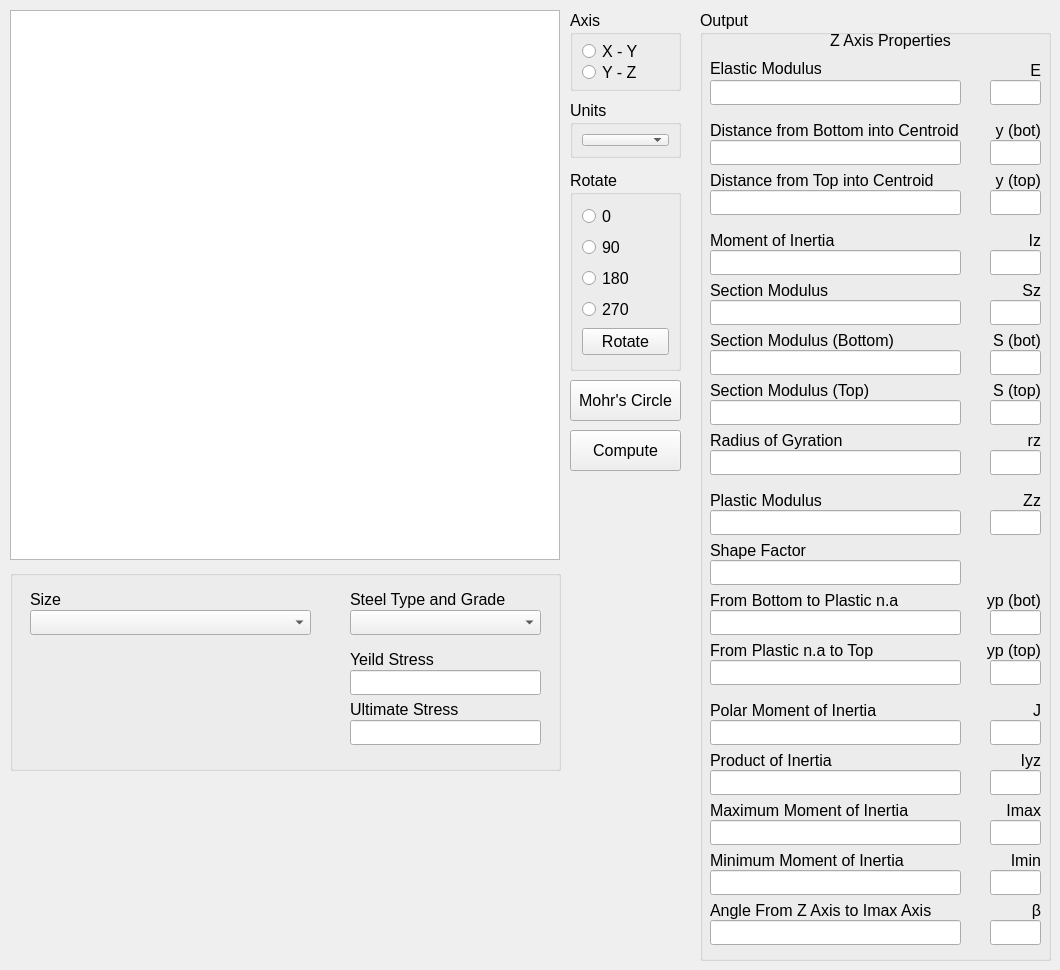
  <widget class="QWidget" name="centralwidget">
   <widget class="QGraphicsView" name="graphicsView">
    <property name="geometry">
     <rect>
      <x>10</x>
      <y>10</y>
      <width>550</width>
      <height>550</height>
     </rect>
    </property>
    <property name="sizePolicy">
     <sizepolicy hsizetype="Fixed" vsizetype="Fixed">
      <horstretch>0</horstretch>
      <verstretch>0</verstretch>
     </sizepolicy>
    </property>
    <property name="font">
     <font>
      <pointsize>12</pointsize>
     </font>
    </property>
   </widget>
   <widget class="QPushButton" name="pushButton">
    <property name="geometry">
     <rect>
      <x>570</x>
      <y>380</y>
      <width>111</width>
      <height>41</height>
     </rect>
    </property>
    <property name="font">
     <font>
      <pointsize>12</pointsize>
     </font>
    </property>
    <property name="text">
     <string>Mohr's Circle</string>
    </property>
   </widget>
   <widget class="QPushButton" name="computeMOI">
    <property name="geometry">
     <rect>
      <x>570</x>
      <y>430</y>
      <width>111</width>
      <height>41</height>
     </rect>
    </property>
    <property name="font">
     <font>
      <pointsize>12</pointsize>
     </font>
    </property>
    <property name="text">
     <string>Compute</string>
    </property>
   </widget>
   <widget class="QGroupBox" name="groupBox">
    <property name="geometry">
     <rect>
      <x>570</x>
      <y>10</y>
      <width>111</width>
      <height>81</height>
     </rect>
    </property>
    <property name="font">
     <font>
      <pointsize>12</pointsize>
     </font>
    </property>
    <property name="title">
     <string>Axis</string>
    </property>
    <layout class="QVBoxLayout" name="verticalLayout_2">
     <item>
      <widget class="QRadioButton" name="xyaxis_2">
       <property name="font">
        <font>
         <pointsize>12</pointsize>
        </font>
       </property>
       <property name="text">
        <string>X - Y</string>
       </property>
      </widget>
     </item>
     <item>
      <widget class="QRadioButton" name="yzaxis_2">
       <property name="font">
        <font>
         <pointsize>12</pointsize>
        </font>
       </property>
       <property name="text">
        <string>Y - Z </string>
       </property>
      </widget>
     </item>
    </layout>
   </widget>
   <widget class="QGroupBox" name="groupBox_2">
    <property name="geometry">
     <rect>
      <x>570</x>
      <y>100</y>
      <width>111</width>
      <height>58</height>
     </rect>
    </property>
    <property name="font">
     <font>
      <pointsize>12</pointsize>
     </font>
    </property>
    <property name="title">
     <string>Units</string>
    </property>
    <layout class="QVBoxLayout" name="verticalLayout">
     <item>
      <widget class="QComboBox" name="Unitscombobox">
       <property name="font">
        <font>
         <pointsize>12</pointsize>
        </font>
       </property>
      </widget>
     </item>
    </layout>
   </widget>
   <widget class="QGroupBox" name="groupBox_3">
    <property name="geometry">
     <rect>
      <x>570</x>
      <y>170</y>
      <width>111</width>
      <height>201</height>
     </rect>
    </property>
    <property name="font">
     <font>
      <pointsize>12</pointsize>
     </font>
    </property>
    <property name="title">
     <string>Rotate</string>
    </property>
    <layout class="QVBoxLayout" name="verticalLayout_3">
     <item>
      <widget class="QRadioButton" name="rotate0deg">
       <property name="font">
        <font>
         <pointsize>12</pointsize>
        </font>
       </property>
       <property name="text">
        <string>0 </string>
       </property>
      </widget>
     </item>
     <item>
      <widget class="QRadioButton" name="rotate90deg">
       <property name="font">
        <font>
         <pointsize>12</pointsize>
        </font>
       </property>
       <property name="text">
        <string>90</string>
       </property>
      </widget>
     </item>
     <item>
      <widget class="QRadioButton" name="rotate180deg">
       <property name="font">
        <font>
         <pointsize>12</pointsize>
        </font>
       </property>
       <property name="text">
        <string>180</string>
       </property>
      </widget>
     </item>
     <item>
      <widget class="QRadioButton" name="rotate270deg">
       <property name="font">
        <font>
         <pointsize>12</pointsize>
        </font>
       </property>
       <property name="text">
        <string>270</string>
       </property>
      </widget>
     </item>
     <item>
      <widget class="QPushButton" name="rotate">
       <property name="font">
        <font>
         <pointsize>12</pointsize>
        </font>
       </property>
       <property name="text">
        <string>Rotate</string>
       </property>
      </widget>
     </item>
    </layout>
   </widget>
   <widget class="QGroupBox" name="groupBox_5">
    <property name="geometry">
     <rect>
      <x>10</x>
      <y>570</y>
      <width>551</width>
      <height>201</height>
     </rect>
    </property>
    <property name="font">
     <font>
      <pointsize>12</pointsize>
     </font>
    </property>
    <property name="title">
     <string/>
    </property>
    <widget class="QLabel" name="label_7">
     <property name="geometry">
      <rect>
       <x>340</x>
       <y>20</y>
       <width>168</width>
       <height>19</height>
      </rect>
     </property>
     <property name="font">
      <font>
       <pointsize>12</pointsize>
      </font>
     </property>
     <property name="text">
      <string>Steel Type and Grade</string>
     </property>
    </widget>
    <widget class="QComboBox" name="Matlelasticmodulus_2">
     <property name="geometry">
      <rect>
       <x>340</x>
       <y>40</y>
       <width>191</width>
       <height>25</height>
      </rect>
     </property>
     <property name="font">
      <font>
       <pointsize>12</pointsize>
      </font>
     </property>
    </widget>
    <widget class="QComboBox" name="shapesize">
     <property name="geometry">
      <rect>
       <x>20</x>
       <y>40</y>
       <width>281</width>
       <height>25</height>
      </rect>
     </property>
    </widget>
    <widget class="QLabel" name="label_8">
     <property name="geometry">
      <rect>
       <x>20</x>
       <y>20</y>
       <width>31</width>
       <height>19</height>
      </rect>
     </property>
     <property name="font">
      <font>
       <pointsize>12</pointsize>
      </font>
     </property>
     <property name="text">
      <string>Size </string>
     </property>
    </widget>
    <widget class="QLineEdit" name="yeildstress">
     <property name="geometry">
      <rect>
       <x>340</x>
       <y>100</y>
       <width>191</width>
       <height>25</height>
      </rect>
     </property>
     <property name="text">
      <string/>
     </property>
     <property name="readOnly">
      <bool>true</bool>
     </property>
    </widget>
    <widget class="QLabel" name="label_9">
     <property name="geometry">
      <rect>
       <x>340</x>
       <y>80</y>
       <width>168</width>
       <height>19</height>
      </rect>
     </property>
     <property name="font">
      <font>
       <pointsize>12</pointsize>
      </font>
     </property>
     <property name="text">
      <string>Yeild Stress</string>
     </property>
    </widget>
    <widget class="QLabel" name="label_10">
     <property name="geometry">
      <rect>
       <x>340</x>
       <y>130</y>
       <width>168</width>
       <height>19</height>
      </rect>
     </property>
     <property name="font">
      <font>
       <pointsize>12</pointsize>
      </font>
     </property>
     <property name="text">
      <string>Ultimate Stress</string>
     </property>
    </widget>
    <widget class="QLineEdit" name="ultimatestress">
     <property name="geometry">
      <rect>
       <x>340</x>
       <y>150</y>
       <width>191</width>
       <height>25</height>
      </rect>
     </property>
     <property name="text">
      <string/>
     </property>
     <property name="readOnly">
      <bool>true</bool>
     </property>
    </widget>
   </widget>
   <widget class="QGroupBox" name="groupBox_4">
    <property name="geometry">
     <rect>
      <x>700</x>
      <y>10</y>
      <width>351</width>
      <height>951</height>
     </rect>
    </property>
    <property name="font">
     <font>
      <pointsize>12</pointsize>
     </font>
    </property>
    <property name="title">
     <string>Output</string>
    </property>
    <widget class="QLabel" name="AxisProperties">
     <property name="geometry">
      <rect>
       <x>10</x>
       <y>20</y>
       <width>361</width>
       <height>21</height>
      </rect>
     </property>
     <property name="layoutDirection">
      <enum>Qt::LeftToRight</enum>
     </property>
     <property name="text">
      <string>Z Axis Properties</string>
     </property>
     <property name="alignment">
      <set>Qt::AlignCenter</set>
     </property>
    </widget>
    <widget class="QLabel" name="elasticmoduluslabel">
     <property name="geometry">
      <rect>
       <x>10</x>
       <y>50</y>
       <width>111</width>
       <height>16</height>
      </rect>
     </property>
     <property name="text">
      <string>Elastic Modulus</string>
     </property>
    </widget>
    <widget class="QLineEdit" name="elasticmod">
     <property name="geometry">
      <rect>
       <x>10</x>
       <y>70</y>
       <width>251</width>
       <height>25</height>
      </rect>
     </property>
     <property name="text">
      <string/>
     </property>
     <property name="readOnly">
      <bool>true</bool>
     </property>
    </widget>
    <widget class="QLineEdit" name="elasticmodunits">
     <property name="geometry">
      <rect>
       <x>290</x>
       <y>70</y>
       <width>51</width>
       <height>25</height>
      </rect>
     </property>
    </widget>
    <widget class="QLabel" name="elasticmodvar">
     <property name="geometry">
      <rect>
       <x>290</x>
       <y>50</y>
       <width>51</width>
       <height>21</height>
      </rect>
     </property>
     <property name="text">
      <string>E</string>
     </property>
     <property name="alignment">
      <set>Qt::AlignRight|Qt::AlignTrailing|Qt::AlignVCenter</set>
     </property>
    </widget>
    <widget class="QLineEdit" name="bottomtocentroid">
     <property name="geometry">
      <rect>
       <x>10</x>
       <y>130</y>
       <width>251</width>
       <height>25</height>
      </rect>
     </property>
     <property name="text">
      <string/>
     </property>
     <property name="readOnly">
      <bool>true</bool>
     </property>
    </widget>
    <widget class="QLabel" name="bottomtocentroidlabel">
     <property name="geometry">
      <rect>
       <x>10</x>
       <y>110</y>
       <width>261</width>
       <height>21</height>
      </rect>
     </property>
     <property name="text">
      <string>Distance from Bottom into Centroid </string>
     </property>
     <property name="wordWrap">
      <bool>false</bool>
     </property>
    </widget>
    <widget class="QLabel" name="bottomtocentroidvar">
     <property name="geometry">
      <rect>
       <x>290</x>
       <y>110</y>
       <width>51</width>
       <height>21</height>
      </rect>
     </property>
     <property name="text">
      <string>y (bot)</string>
     </property>
     <property name="alignment">
      <set>Qt::AlignRight|Qt::AlignTrailing|Qt::AlignVCenter</set>
     </property>
    </widget>
    <widget class="QLineEdit" name="toptocentroidunits">
     <property name="geometry">
      <rect>
       <x>290</x>
       <y>180</y>
       <width>51</width>
       <height>25</height>
      </rect>
     </property>
    </widget>
    <widget class="QLineEdit" name="toptocentroid">
     <property name="geometry">
      <rect>
       <x>10</x>
       <y>180</y>
       <width>251</width>
       <height>25</height>
      </rect>
     </property>
     <property name="text">
      <string/>
     </property>
     <property name="readOnly">
      <bool>true</bool>
     </property>
    </widget>
    <widget class="QLabel" name="toptocentroidlabel">
     <property name="geometry">
      <rect>
       <x>10</x>
       <y>160</y>
       <width>231</width>
       <height>21</height>
      </rect>
     </property>
     <property name="text">
      <string>Distance from Top into Centroid </string>
     </property>
     <property name="wordWrap">
      <bool>false</bool>
     </property>
    </widget>
    <widget class="QLabel" name="toptocentroidvar">
     <property name="geometry">
      <rect>
       <x>290</x>
       <y>160</y>
       <width>51</width>
       <height>21</height>
      </rect>
     </property>
     <property name="text">
      <string>y (top)</string>
     </property>
     <property name="alignment">
      <set>Qt::AlignRight|Qt::AlignTrailing|Qt::AlignVCenter</set>
     </property>
    </widget>
    <widget class="QLabel" name="MOIlabel">
     <property name="geometry">
      <rect>
       <x>290</x>
       <y>220</y>
       <width>51</width>
       <height>21</height>
      </rect>
     </property>
     <property name="text">
      <string>Iz</string>
     </property>
     <property name="alignment">
      <set>Qt::AlignRight|Qt::AlignTrailing|Qt::AlignVCenter</set>
     </property>
    </widget>
    <widget class="QLineEdit" name="MOI">
     <property name="geometry">
      <rect>
       <x>10</x>
       <y>240</y>
       <width>251</width>
       <height>25</height>
      </rect>
     </property>
     <property name="text">
      <string/>
     </property>
     <property name="readOnly">
      <bool>true</bool>
     </property>
    </widget>
    <widget class="QLineEdit" name="MOIunits">
     <property name="geometry">
      <rect>
       <x>290</x>
       <y>240</y>
       <width>51</width>
       <height>25</height>
      </rect>
     </property>
    </widget>
    <widget class="QLabel" name="MOIlabel_2">
     <property name="geometry">
      <rect>
       <x>10</x>
       <y>220</y>
       <width>161</width>
       <height>21</height>
      </rect>
     </property>
     <property name="text">
      <string>Moment of Inertia</string>
     </property>
     <property name="wordWrap">
      <bool>false</bool>
     </property>
    </widget>
    <widget class="QLabel" name="sectionmodvar">
     <property name="geometry">
      <rect>
       <x>290</x>
       <y>270</y>
       <width>51</width>
       <height>21</height>
      </rect>
     </property>
     <property name="text">
      <string>Sz</string>
     </property>
     <property name="alignment">
      <set>Qt::AlignRight|Qt::AlignTrailing|Qt::AlignVCenter</set>
     </property>
    </widget>
    <widget class="QLineEdit" name="sectionmodunits">
     <property name="geometry">
      <rect>
       <x>290</x>
       <y>290</y>
       <width>51</width>
       <height>25</height>
      </rect>
     </property>
    </widget>
    <widget class="QLabel" name="sectionmodlabel">
     <property name="geometry">
      <rect>
       <x>10</x>
       <y>270</y>
       <width>161</width>
       <height>21</height>
      </rect>
     </property>
     <property name="text">
      <string>Section Modulus</string>
     </property>
     <property name="wordWrap">
      <bool>false</bool>
     </property>
    </widget>
    <widget class="QLineEdit" name="sectionmod">
     <property name="geometry">
      <rect>
       <x>10</x>
       <y>290</y>
       <width>251</width>
       <height>25</height>
      </rect>
     </property>
     <property name="text">
      <string/>
     </property>
     <property name="readOnly">
      <bool>true</bool>
     </property>
    </widget>
    <widget class="QLineEdit" name="sectionmodbottom">
     <property name="geometry">
      <rect>
       <x>10</x>
       <y>340</y>
       <width>251</width>
       <height>25</height>
      </rect>
     </property>
     <property name="text">
      <string/>
     </property>
     <property name="readOnly">
      <bool>true</bool>
     </property>
    </widget>
    <widget class="QLabel" name="sectionmodbottomvar">
     <property name="geometry">
      <rect>
       <x>290</x>
       <y>320</y>
       <width>51</width>
       <height>21</height>
      </rect>
     </property>
     <property name="text">
      <string>S (bot)</string>
     </property>
     <property name="alignment">
      <set>Qt::AlignRight|Qt::AlignTrailing|Qt::AlignVCenter</set>
     </property>
    </widget>
    <widget class="QLabel" name="sectionmodbottomlabel">
     <property name="geometry">
      <rect>
       <x>10</x>
       <y>320</y>
       <width>191</width>
       <height>21</height>
      </rect>
     </property>
     <property name="text">
      <string>Section Modulus (Bottom)</string>
     </property>
     <property name="wordWrap">
      <bool>false</bool>
     </property>
    </widget>
    <widget class="QLineEdit" name="sectionmodbottomunits">
     <property name="geometry">
      <rect>
       <x>290</x>
       <y>340</y>
       <width>51</width>
       <height>25</height>
      </rect>
     </property>
     <property name="text">
      <string/>
     </property>
    </widget>
    <widget class="QLabel" name="sectionmodtopvar">
     <property name="geometry">
      <rect>
       <x>290</x>
       <y>370</y>
       <width>51</width>
       <height>21</height>
      </rect>
     </property>
     <property name="text">
      <string>S (top)</string>
     </property>
     <property name="alignment">
      <set>Qt::AlignRight|Qt::AlignTrailing|Qt::AlignVCenter</set>
     </property>
    </widget>
    <widget class="QLineEdit" name="sectionmodtop">
     <property name="geometry">
      <rect>
       <x>10</x>
       <y>390</y>
       <width>251</width>
       <height>25</height>
      </rect>
     </property>
     <property name="text">
      <string/>
     </property>
     <property name="readOnly">
      <bool>true</bool>
     </property>
    </widget>
    <widget class="QLabel" name="sectionmodtoplabel">
     <property name="geometry">
      <rect>
       <x>10</x>
       <y>370</y>
       <width>161</width>
       <height>21</height>
      </rect>
     </property>
     <property name="text">
      <string>Section Modulus (Top)</string>
     </property>
     <property name="wordWrap">
      <bool>false</bool>
     </property>
    </widget>
    <widget class="QLineEdit" name="sectionmodtopunits">
     <property name="geometry">
      <rect>
       <x>290</x>
       <y>390</y>
       <width>51</width>
       <height>25</height>
      </rect>
     </property>
     <property name="text">
      <string/>
     </property>
    </widget>
    <widget class="QLineEdit" name="radofgyration">
     <property name="geometry">
      <rect>
       <x>10</x>
       <y>440</y>
       <width>251</width>
       <height>25</height>
      </rect>
     </property>
     <property name="text">
      <string/>
     </property>
     <property name="readOnly">
      <bool>true</bool>
     </property>
    </widget>
    <widget class="QLabel" name="radofgyrationlabel">
     <property name="geometry">
      <rect>
       <x>10</x>
       <y>420</y>
       <width>161</width>
       <height>21</height>
      </rect>
     </property>
     <property name="text">
      <string>Radius of Gyration</string>
     </property>
     <property name="wordWrap">
      <bool>false</bool>
     </property>
    </widget>
    <widget class="QLabel" name="radofgyrationvar">
     <property name="geometry">
      <rect>
       <x>290</x>
       <y>420</y>
       <width>51</width>
       <height>21</height>
      </rect>
     </property>
     <property name="text">
      <string>rz</string>
     </property>
     <property name="alignment">
      <set>Qt::AlignRight|Qt::AlignTrailing|Qt::AlignVCenter</set>
     </property>
    </widget>
    <widget class="QLineEdit" name="radofgyrationunits">
     <property name="geometry">
      <rect>
       <x>290</x>
       <y>440</y>
       <width>51</width>
       <height>25</height>
      </rect>
     </property>
     <property name="text">
      <string/>
     </property>
    </widget>
    <widget class="QLineEdit" name="plasticmod">
     <property name="geometry">
      <rect>
       <x>10</x>
       <y>500</y>
       <width>251</width>
       <height>25</height>
      </rect>
     </property>
     <property name="text">
      <string/>
     </property>
     <property name="readOnly">
      <bool>true</bool>
     </property>
    </widget>
    <widget class="QLabel" name="plasticmodvar">
     <property name="geometry">
      <rect>
       <x>290</x>
       <y>480</y>
       <width>51</width>
       <height>21</height>
      </rect>
     </property>
     <property name="text">
      <string>Zz</string>
     </property>
     <property name="alignment">
      <set>Qt::AlignRight|Qt::AlignTrailing|Qt::AlignVCenter</set>
     </property>
    </widget>
    <widget class="QLabel" name="plasticmodlabel">
     <property name="geometry">
      <rect>
       <x>10</x>
       <y>480</y>
       <width>161</width>
       <height>21</height>
      </rect>
     </property>
     <property name="text">
      <string>Plastic Modulus</string>
     </property>
     <property name="wordWrap">
      <bool>false</bool>
     </property>
    </widget>
    <widget class="QLineEdit" name="plasticmodunits">
     <property name="geometry">
      <rect>
       <x>290</x>
       <y>500</y>
       <width>51</width>
       <height>25</height>
      </rect>
     </property>
     <property name="text">
      <string/>
     </property>
    </widget>
    <widget class="QLineEdit" name="bottomtoplastic">
     <property name="geometry">
      <rect>
       <x>10</x>
       <y>600</y>
       <width>251</width>
       <height>25</height>
      </rect>
     </property>
     <property name="text">
      <string/>
     </property>
     <property name="readOnly">
      <bool>true</bool>
     </property>
    </widget>
    <widget class="QLabel" name="plasticlabel">
     <property name="geometry">
      <rect>
       <x>10</x>
       <y>580</y>
       <width>201</width>
       <height>21</height>
      </rect>
     </property>
     <property name="text">
      <string>From Bottom to Plastic n.a</string>
     </property>
     <property name="wordWrap">
      <bool>false</bool>
     </property>
    </widget>
    <widget class="QLabel" name="plastictotoplabel">
     <property name="geometry">
      <rect>
       <x>10</x>
       <y>630</y>
       <width>171</width>
       <height>21</height>
      </rect>
     </property>
     <property name="text">
      <string>From Plastic n.a to Top</string>
     </property>
     <property name="wordWrap">
      <bool>false</bool>
     </property>
    </widget>
    <widget class="QLineEdit" name="plastictotopunits">
     <property name="geometry">
      <rect>
       <x>290</x>
       <y>650</y>
       <width>51</width>
       <height>25</height>
      </rect>
     </property>
     <property name="text">
      <string/>
     </property>
    </widget>
    <widget class="QLineEdit" name="plastictotop">
     <property name="geometry">
      <rect>
       <x>10</x>
       <y>650</y>
       <width>251</width>
       <height>25</height>
      </rect>
     </property>
     <property name="text">
      <string/>
     </property>
     <property name="readOnly">
      <bool>true</bool>
     </property>
    </widget>
    <widget class="QLabel" name="plastictotopvar">
     <property name="geometry">
      <rect>
       <x>280</x>
       <y>630</y>
       <width>61</width>
       <height>21</height>
      </rect>
     </property>
     <property name="text">
      <string>yp (top)</string>
     </property>
     <property name="alignment">
      <set>Qt::AlignRight|Qt::AlignTrailing|Qt::AlignVCenter</set>
     </property>
    </widget>
    <widget class="QLineEdit" name="bottomtocentroidunits">
     <property name="geometry">
      <rect>
       <x>290</x>
       <y>130</y>
       <width>51</width>
       <height>25</height>
      </rect>
     </property>
    </widget>
    <widget class="QLineEdit" name="shapefactor">
     <property name="geometry">
      <rect>
       <x>10</x>
       <y>550</y>
       <width>251</width>
       <height>25</height>
      </rect>
     </property>
     <property name="text">
      <string/>
     </property>
     <property name="readOnly">
      <bool>true</bool>
     </property>
    </widget>
    <widget class="QLabel" name="shapefactorlabel">
     <property name="geometry">
      <rect>
       <x>10</x>
       <y>530</y>
       <width>161</width>
       <height>21</height>
      </rect>
     </property>
     <property name="text">
      <string>Shape Factor</string>
     </property>
     <property name="wordWrap">
      <bool>false</bool>
     </property>
    </widget>
    <widget class="QLineEdit" name="plastictobottomunits">
     <property name="geometry">
      <rect>
       <x>290</x>
       <y>600</y>
       <width>51</width>
       <height>25</height>
      </rect>
     </property>
     <property name="text">
      <string/>
     </property>
    </widget>
    <widget class="QLabel" name="plasticbottomvariable">
     <property name="geometry">
      <rect>
       <x>280</x>
       <y>580</y>
       <width>61</width>
       <height>21</height>
      </rect>
     </property>
     <property name="text">
      <string>yp (bot)</string>
     </property>
     <property name="alignment">
      <set>Qt::AlignRight|Qt::AlignTrailing|Qt::AlignVCenter</set>
     </property>
    </widget>
    <widget class="QLabel" name="polarMOIlabel">
     <property name="geometry">
      <rect>
       <x>10</x>
       <y>690</y>
       <width>171</width>
       <height>21</height>
      </rect>
     </property>
     <property name="text">
      <string>Polar Moment of Inertia</string>
     </property>
     <property name="wordWrap">
      <bool>false</bool>
     </property>
    </widget>
    <widget class="QLabel" name="polarMOIvar">
     <property name="geometry">
      <rect>
       <x>280</x>
       <y>690</y>
       <width>61</width>
       <height>21</height>
      </rect>
     </property>
     <property name="text">
      <string>J</string>
     </property>
     <property name="alignment">
      <set>Qt::AlignRight|Qt::AlignTrailing|Qt::AlignVCenter</set>
     </property>
    </widget>
    <widget class="QLineEdit" name="polarMOIunits">
     <property name="geometry">
      <rect>
       <x>290</x>
       <y>710</y>
       <width>51</width>
       <height>25</height>
      </rect>
     </property>
     <property name="text">
      <string/>
     </property>
    </widget>
    <widget class="QLineEdit" name="polarMOI">
     <property name="geometry">
      <rect>
       <x>10</x>
       <y>710</y>
       <width>251</width>
       <height>25</height>
      </rect>
     </property>
     <property name="text">
      <string/>
     </property>
     <property name="readOnly">
      <bool>true</bool>
     </property>
    </widget>
    <widget class="QLineEdit" name="productofinertia">
     <property name="geometry">
      <rect>
       <x>10</x>
       <y>760</y>
       <width>251</width>
       <height>25</height>
      </rect>
     </property>
     <property name="text">
      <string/>
     </property>
     <property name="readOnly">
      <bool>true</bool>
     </property>
    </widget>
    <widget class="QLabel" name="productofinertialabel">
     <property name="geometry">
      <rect>
       <x>10</x>
       <y>740</y>
       <width>171</width>
       <height>21</height>
      </rect>
     </property>
     <property name="text">
      <string>Product of Inertia</string>
     </property>
     <property name="wordWrap">
      <bool>false</bool>
     </property>
    </widget>
    <widget class="QLineEdit" name="productofinertiaunits">
     <property name="geometry">
      <rect>
       <x>290</x>
       <y>760</y>
       <width>51</width>
       <height>25</height>
      </rect>
     </property>
     <property name="text">
      <string/>
     </property>
    </widget>
    <widget class="QLabel" name="productofinertiavar">
     <property name="geometry">
      <rect>
       <x>280</x>
       <y>740</y>
       <width>61</width>
       <height>21</height>
      </rect>
     </property>
     <property name="text">
      <string>Iyz</string>
     </property>
     <property name="alignment">
      <set>Qt::AlignRight|Qt::AlignTrailing|Qt::AlignVCenter</set>
     </property>
    </widget>
    <widget class="QLabel" name="maxMOIlabel">
     <property name="geometry">
      <rect>
       <x>10</x>
       <y>790</y>
       <width>211</width>
       <height>21</height>
      </rect>
     </property>
     <property name="text">
      <string>Maximum Moment of Inertia</string>
     </property>
     <property name="wordWrap">
      <bool>false</bool>
     </property>
    </widget>
    <widget class="QLabel" name="maxMOIvar">
     <property name="geometry">
      <rect>
       <x>280</x>
       <y>790</y>
       <width>61</width>
       <height>21</height>
      </rect>
     </property>
     <property name="text">
      <string>Imax</string>
     </property>
     <property name="alignment">
      <set>Qt::AlignRight|Qt::AlignTrailing|Qt::AlignVCenter</set>
     </property>
    </widget>
    <widget class="QLineEdit" name="maxMOIunits">
     <property name="geometry">
      <rect>
       <x>290</x>
       <y>810</y>
       <width>51</width>
       <height>25</height>
      </rect>
     </property>
     <property name="text">
      <string/>
     </property>
    </widget>
    <widget class="QLineEdit" name="maxMOI">
     <property name="geometry">
      <rect>
       <x>10</x>
       <y>810</y>
       <width>251</width>
       <height>25</height>
      </rect>
     </property>
     <property name="text">
      <string/>
     </property>
     <property name="readOnly">
      <bool>true</bool>
     </property>
    </widget>
    <widget class="QLineEdit" name="minMOI">
     <property name="geometry">
      <rect>
       <x>10</x>
       <y>860</y>
       <width>251</width>
       <height>25</height>
      </rect>
     </property>
     <property name="text">
      <string/>
     </property>
     <property name="readOnly">
      <bool>true</bool>
     </property>
    </widget>
    <widget class="QLabel" name="minMOIvar">
     <property name="geometry">
      <rect>
       <x>280</x>
       <y>840</y>
       <width>61</width>
       <height>21</height>
      </rect>
     </property>
     <property name="text">
      <string>Imin</string>
     </property>
     <property name="alignment">
      <set>Qt::AlignRight|Qt::AlignTrailing|Qt::AlignVCenter</set>
     </property>
    </widget>
    <widget class="QLabel" name="minMOIlabel">
     <property name="geometry">
      <rect>
       <x>10</x>
       <y>840</y>
       <width>201</width>
       <height>21</height>
      </rect>
     </property>
     <property name="text">
      <string>Minimum Moment of Inertia</string>
     </property>
     <property name="wordWrap">
      <bool>false</bool>
     </property>
    </widget>
    <widget class="QLineEdit" name="minMOIunits">
     <property name="geometry">
      <rect>
       <x>290</x>
       <y>860</y>
       <width>51</width>
       <height>25</height>
      </rect>
     </property>
     <property name="text">
      <string/>
     </property>
    </widget>
    <widget class="QLineEdit" name="axisangle">
     <property name="geometry">
      <rect>
       <x>10</x>
       <y>910</y>
       <width>251</width>
       <height>25</height>
      </rect>
     </property>
     <property name="text">
      <string/>
     </property>
     <property name="readOnly">
      <bool>true</bool>
     </property>
    </widget>
    <widget class="QLineEdit" name="axisangleunits">
     <property name="geometry">
      <rect>
       <x>290</x>
       <y>910</y>
       <width>51</width>
       <height>25</height>
      </rect>
     </property>
     <property name="text">
      <string/>
     </property>
    </widget>
    <widget class="QLabel" name="axisanglevar">
     <property name="geometry">
      <rect>
       <x>280</x>
       <y>890</y>
       <width>61</width>
       <height>21</height>
      </rect>
     </property>
     <property name="text">
      <string>	β</string>
     </property>
     <property name="alignment">
      <set>Qt::AlignRight|Qt::AlignTrailing|Qt::AlignVCenter</set>
     </property>
    </widget>
    <widget class="QLabel" name="axisanglelabel">
     <property name="geometry">
      <rect>
       <x>10</x>
       <y>890</y>
       <width>241</width>
       <height>21</height>
      </rect>
     </property>
     <property name="text">
      <string>Angle From Z Axis to Imax Axis</string>
     </property>
     <property name="wordWrap">
      <bool>false</bool>
     </property>
    </widget>
   </widget>
  </widget>
